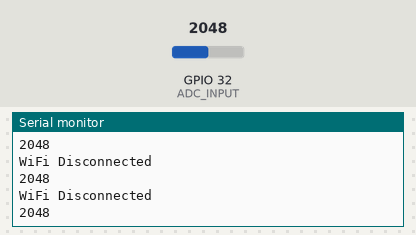
This sketch was run on a simulated ESP32. On the bench: the last lines printed to the serial monitor. Inputs (shaded band) come from the test bench; at power-on: GPIO 32 (ADC_INPUT) = 2048. WiFi joins after 1.5 s; servers stay silent unless stated; uploads are accepted with an empty reply.

Above: at 2.8 s.
2.9 s: GPIO 32 (ADC_INPUT) set to 2866
At 3.36 s:
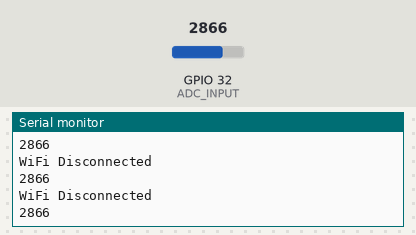
4.4 s: GPIO 32 (ADC_INPUT) set to 3603
At 9.13 s:
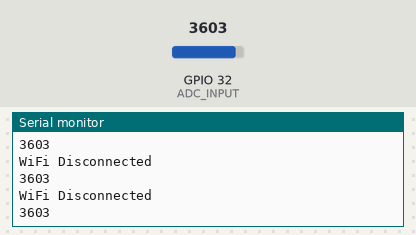
Timing chart, 0 to 10.6 s (numbered marks = the images above; inputs shaded):
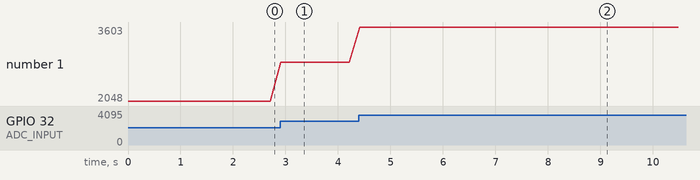

Measured:
- after the input at 2.9 s, the serial monitor: prints a new line at once (image 1)
- after the input at 4.4 s, the serial monitor: prints a new line at once (image 2)
- plotted number 1: 2048 → 2866 after the input at 2.9 s, 2866 → 3603 after the input at 4.4 s

The sketch:

postAPI.ino
```cpp
#include "ScreenConnect.h"

// Create a Device object globally
const char* ssid = "SkovboUdlejning";
const char* password = "jollywarthog77";
ScreenConnect tempSensor("TemperatureSensor", "Analog", 0, 4095);
#define ADC_INPUT 32

void setup() {
  pinMode(ADC_INPUT, INPUT);
  Serial.begin(115200);
  tempSensor.begin(ssid,password, "10.64.128.60");
  // Print the details of the device

}

void loop() {
  // Your main code
  int test = analogRead(ADC_INPUT);
  Serial.println(test);
  tempSensor.sendData(test,250);
  //delay(500);
}
```

ScreenConnect.cpp
```cpp
#include "ScreenConnect.h"

#ifdef ESP8266
#include <ESP8266WiFi.h>
#include <ESP8266HTTPClient.h>
#elif defined(ESP32)
#include <WiFi.h>
#include <HTTPClient.h>
#endif
HTTPClient http;
bool cleared;
unsigned long previousMillis = 0;

// Constructor definition
ScreenConnect::ScreenConnect(String sensorName, String sensorType, int minVal, int maxVal) {
  _id = -1;
  _sensorName = sensorName;
  _sensorType = sensorType;
  _minVal = minVal;
  _maxVal = maxVal;
}
String ScreenConnect::getTime() {
  unsigned long currentMillis = millis();
  unsigned long hours = (currentMillis / 3600000) % 24; // 1 hour = 3600000 ms
  unsigned long minutes = (currentMillis / 60000) % 60; // 1 minute = 60000 ms
  unsigned long seconds = (currentMillis / 1000) % 60;  // 1 second = 1000 ms
  unsigned long milliseconds = currentMillis % 1000;

  // Format the time as HH:MM:SS:MMM
  char timeString[13]; // HH:MM:SS:MMM -> 12 characters + null terminator
  sprintf(timeString, "%02lu:%02lu:%02lu:%03lu", hours, minutes, seconds, milliseconds);

  return String(timeString);
}

void ScreenConnect::begin(String ssid, String password, String ip) {
  _id++;
  setIPaddress(ip);
  WiFi.begin(ssid, password);
}
// Method definitions
int ScreenConnect::getId() {
  return _id;
}

String ScreenConnect::getName() {
  return _sensorName;
}

String ScreenConnect::getType() {
  return _sensorType;
}

int ScreenConnect::getMinVal() {
  return _minVal;
}

int ScreenConnect::getMaxVal() {
  return _maxVal;
}
void ScreenConnect::setIPaddress(String ip) {
  _ip = "http://" + ip + ":3000/api/data";
}

void ScreenConnect::sendData(float sensorData, int delayMillis) {
  if (WiFi.status() == WL_CONNECTED) { // Check if the device is connected to WiFi
    http;
    if (!cleared) {
      // Initialize HTTP client for DELETE request
      http.begin(_ip); // Specify the URL for DELETE request
      int httpResponseCode = http.sendRequest("DELETE"); // Send the DELETE request
      if (httpResponseCode > 0) {
        String response = http.getString();
        //Serial.println("DELETE Response Code: " + String(httpResponseCode));
        //Serial.println("DELETE Response: " + response);
      } else {
        Serial.println("Error on sending DELETE: " + String(httpResponseCode));
      }

      http.end(); // Free resources
      cleared = true; // Mark as cleared to avoid repeated DELETE requests
    }
    unsigned long currentMillis = millis();

    if (currentMillis - previousMillis >= delayMillis) {
      previousMillis = currentMillis;
      http.begin(_ip); // Specify the URL
      http.addHeader("Content-Type", "application/json"); // Specify content-type header

      // Data to send to the API
      String jsonData = "{";
      jsonData += "\"id\": " + String(_id) + ",";
      jsonData += "\"name\": \"" + String(_sensorName) + "\",";
      jsonData += "\"sensor_type\": \"" + String(_sensorType) + "\",";
      jsonData += "\"timeStamp\": \"" + getTime() + "\",";
      jsonData += "\"data\": " + String(sensorData) + ",";
      jsonData += "\"dataRange_low\": " + String(_minVal) + ",";
      jsonData += "\"dataRange_high\": " + String(_maxVal);
      jsonData += "}";

      int httpResponseCode = http.POST(jsonData);
      if (httpResponseCode > 0) {
        String response = http.getString();
        //Serial.println(httpResponseCode);
        //Serial.println(response);
      } else {
        Serial.print("Error on sending POST: ");
        Serial.println(httpResponseCode);
      }

      http.end(); // Free resources
    } else {
      Serial.println("WiFi Disconnected");

    }


  } else {
    while (WiFi.status() != WL_CONNECTED) {
      delay(1000);
      Serial.println("Connecting to WiFi...");
    }
    cleared = false;
    Serial.println("Connected to WiFi");
  }
}
```

ScreenConnect.h
```cpp
#ifndef ScreenConnect_h
#define ScreenConnect_h

#include <Arduino.h>

class ScreenConnect {
  public:
    ScreenConnect(String sensorName, String sensorType, int minVal, int maxVal);
    void begin(String ssid, String password, String ip);
    int getId();
    String getName();
    String getType();
    int getMinVal();
    int getMaxVal();
    void setIPaddress(String ip);
    void sendData(float sensorData, int delayMillis);

  private:
    int _id;
    String _sensorName;
    String _sensorType;
    int _minVal;
    int _maxVal;
    const char* _ssid;
    const char* _password;
    String _ip;
    String getTime();
};

#endif
```
